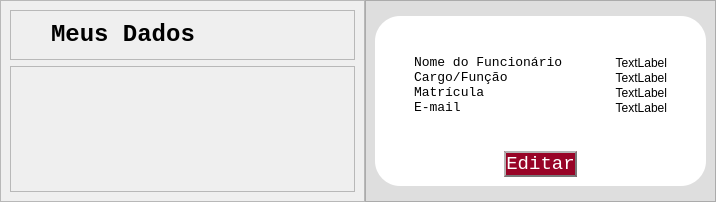
      <widget class="QWidget" name="data_view_pg">
       <layout class="QHBoxLayout" name="horizontalLayout_5">
        <property name="spacing">
         <number>0</number>
        </property>
        <property name="leftMargin">
         <number>0</number>
        </property>
        <property name="topMargin">
         <number>0</number>
        </property>
        <property name="rightMargin">
         <number>0</number>
        </property>
        <property name="bottomMargin">
         <number>0</number>
        </property>
        <item>
         <widget class="QFrame" name="frame_2">
          <property name="minimumSize">
           <size>
            <width>365</width>
            <height>0</height>
           </size>
          </property>
          <property name="maximumSize">
           <size>
            <width>350</width>
            <height>16777215</height>
           </size>
          </property>
          <property name="frameShape">
           <enum>QFrame::StyledPanel</enum>
          </property>
          <property name="frameShadow">
           <enum>QFrame::Raised</enum>
          </property>
          <layout class="QVBoxLayout" name="verticalLayout_16">
           <item>
            <widget class="QFrame" name="title_data_grid">
             <property name="maximumSize">
              <size>
               <width>350</width>
               <height>50</height>
              </size>
             </property>
             <property name="frameShape">
              <enum>QFrame::StyledPanel</enum>
             </property>
             <property name="frameShadow">
              <enum>QFrame::Raised</enum>
             </property>
             <layout class="QVBoxLayout" name="verticalLayout_17">
              <property name="leftMargin">
               <number>40</number>
              </property>
              <property name="topMargin">
               <number>0</number>
              </property>
              <property name="bottomMargin">
               <number>0</number>
              </property>
              <item>
               <widget class="QLabel" name="meus_dados_text">
                <property name="font">
                 <font>
                  <family>Lucida Console</family>
                  <pointsize>18</pointsize>
                  <weight>75</weight>
                  <bold>true</bold>
                 </font>
                </property>
                <property name="text">
                 <string>Meus Dados</string>
                </property>
               </widget>
              </item>
             </layout>
            </widget>
           </item>
           <item>
            <widget class="QFrame" name="user_icon_gride">
             <property name="maximumSize">
              <size>
               <width>350</width>
               <height>16777215</height>
              </size>
             </property>
             <property name="frameShape">
              <enum>QFrame::StyledPanel</enum>
             </property>
             <property name="frameShadow">
              <enum>QFrame::Raised</enum>
             </property>
             <layout class="QHBoxLayout" name="horizontalLayout_6">
              <property name="spacing">
               <number>0</number>
              </property>
              <property name="leftMargin">
               <number>0</number>
              </property>
              <property name="topMargin">
               <number>0</number>
              </property>
              <property name="rightMargin">
               <number>0</number>
              </property>
              <property name="bottomMargin">
               <number>0</number>
              </property>
              <item>
               <widget class="QLabel" name="user_icon">
                <property name="maximumSize">
                 <size>
                  <width>250</width>
                  <height>250</height>
                 </size>
                </property>
                <property name="text">
                 <string/>
                </property>
                <property name="pixmap">
                 <pixmap resource="icons.qrc">:/icons/telas e icons/icons/Bianca/Icones e Imagens/IconeFotoFuncionarioAmpliada.svg</pixmap>
                </property>
                <property name="scaledContents">
                 <bool>true</bool>
                </property>
                <property name="alignment">
                 <set>Qt::AlignCenter</set>
                </property>
               </widget>
              </item>
             </layout>
            </widget>
           </item>
          </layout>
         </widget>
        </item>
        <item>
         <widget class="QFrame" name="frame_3">
          <property name="sizePolicy">
           <sizepolicy hsizetype="Expanding" vsizetype="Preferred">
            <horstretch>0</horstretch>
            <verstretch>0</verstretch>
           </sizepolicy>
          </property>
          <property name="styleSheet">
           <string notr="true">background-color: rgb(222, 222, 222);</string>
          </property>
          <property name="frameShape">
           <enum>QFrame::StyledPanel</enum>
          </property>
          <property name="frameShadow">
           <enum>QFrame::Raised</enum>
          </property>
          <layout class="QVBoxLayout" name="verticalLayout_13">
           <item>
            <widget class="QFrame" name="inferior_adequa">
             <property name="maximumSize">
              <size>
               <width>16777215</width>
               <height>50</height>
              </size>
             </property>
             <property name="frameShape">
              <enum>QFrame::StyledPanel</enum>
             </property>
             <property name="frameShadow">
              <enum>QFrame::Raised</enum>
             </property>
            </widget>
           </item>
           <item>
            <widget class="QFrame" name="frame_9">
             <property name="styleSheet">
              <string notr="true">background-color: rgb(255, 255, 255);
border-radius: 25px;
border-style: outset;
</string>
             </property>
             <property name="frameShape">
              <enum>QFrame::StyledPanel</enum>
             </property>
             <property name="frameShadow">
              <enum>QFrame::Raised</enum>
             </property>
             <layout class="QVBoxLayout" name="verticalLayout_14">
              <item>
               <widget class="QFrame" name="frame_6">
                <property name="styleSheet">
                 <string notr="true">background-color: rgb(255, 255, 255);</string>
                </property>
                <property name="frameShape">
                 <enum>QFrame::StyledPanel</enum>
                </property>
                <property name="frameShadow">
                 <enum>QFrame::Raised</enum>
                </property>
                <layout class="QGridLayout" name="gridLayout">
                 <property name="leftMargin">
                  <number>30</number>
                 </property>
                 <property name="topMargin">
                  <number>30</number>
                 </property>
                 <property name="rightMargin">
                  <number>30</number>
                 </property>
                 <property name="bottomMargin">
                  <number>30</number>
                 </property>
                 <property name="horizontalSpacing">
                  <number>30</number>
                 </property>
                 <property name="verticalSpacing">
                  <number>0</number>
                 </property>
                 <item row="2" column="0">
                  <widget class="QLabel" name="label_11">
                   <property name="font">
                    <font>
                     <family>Lucida Console</family>
                     <pointsize>10</pointsize>
                    </font>
                   </property>
                   <property name="text">
                    <string>Matrícula</string>
                   </property>
                  </widget>
                 </item>
                 <item row="3" column="1">
                  <widget class="QLabel" name="lbl_email">
                   <property name="text">
                    <string>TextLabel</string>
                   </property>
                   <property name="alignment">
                    <set>Qt::AlignRight|Qt::AlignTrailing|Qt::AlignVCenter</set>
                   </property>
                  </widget>
                 </item>
                 <item row="1" column="0">
                  <widget class="QLabel" name="label_10">
                   <property name="font">
                    <font>
                     <family>Lucida Console</family>
                     <pointsize>10</pointsize>
                    </font>
                   </property>
                   <property name="text">
                    <string>Cargo/Função</string>
                   </property>
                  </widget>
                 </item>
                 <item row="2" column="1">
                  <widget class="QLabel" name="lbl_matricula">
                   <property name="text">
                    <string>TextLabel</string>
                   </property>
                   <property name="alignment">
                    <set>Qt::AlignRight|Qt::AlignTrailing|Qt::AlignVCenter</set>
                   </property>
                  </widget>
                 </item>
                 <item row="0" column="0">
                  <widget class="QLabel" name="label_9">
                   <property name="font">
                    <font>
                     <family>Lucida Console</family>
                     <pointsize>10</pointsize>
                    </font>
                   </property>
                   <property name="text">
                    <string>Nome do Funcionário</string>
                   </property>
                  </widget>
                 </item>
                 <item row="1" column="1">
                  <widget class="QLabel" name="lbl_cargo">
                   <property name="text">
                    <string>TextLabel</string>
                   </property>
                   <property name="alignment">
                    <set>Qt::AlignRight|Qt::AlignTrailing|Qt::AlignVCenter</set>
                   </property>
                  </widget>
                 </item>
                 <item row="0" column="1">
                  <widget class="QLabel" name="lbl_nome">
                   <property name="layoutDirection">
                    <enum>Qt::RightToLeft</enum>
                   </property>
                   <property name="text">
                    <string>TextLabel</string>
                   </property>
                   <property name="alignment">
                    <set>Qt::AlignRight|Qt::AlignTrailing|Qt::AlignVCenter</set>
                   </property>
                  </widget>
                 </item>
                 <item row="3" column="0">
                  <widget class="QLabel" name="label_12">
                   <property name="font">
                    <font>
                     <family>Lucida Console</family>
                     <pointsize>10</pointsize>
                     <weight>50</weight>
                     <bold>false</bold>
                    </font>
                   </property>
                   <property name="text">
                    <string>E-mail</string>
                   </property>
                  </widget>
                 </item>
                </layout>
               </widget>
              </item>
              <item>
               <widget class="QFrame" name="frame_7">
                <property name="maximumSize">
                 <size>
                  <width>16777215</width>
                  <height>100</height>
                 </size>
                </property>
                <property name="styleSheet">
                 <string notr="true">background-color: rgb(255, 255, 255);</string>
                </property>
                <property name="frameShape">
                 <enum>QFrame::StyledPanel</enum>
                </property>
                <property name="frameShadow">
                 <enum>QFrame::Raised</enum>
                </property>
                <layout class="QVBoxLayout" name="verticalLayout_15">
                 <property name="spacing">
                  <number>0</number>
                 </property>
                 <property name="leftMargin">
                  <number>120</number>
                 </property>
                 <property name="topMargin">
                  <number>0</number>
                 </property>
                 <property name="rightMargin">
                  <number>120</number>
                 </property>
                 <property name="bottomMargin">
                  <number>0</number>
                 </property>
                 <item>
                  <widget class="QPushButton" name="data_edit_btn">
                   <property name="maximumSize">
                    <size>
                     <width>210</width>
                     <height>45</height>
                    </size>
                   </property>
                   <property name="font">
                    <font>
                     <family>Lucida Console</family>
                     <pointsize>14</pointsize>
                     <weight>50</weight>
                     <bold>false</bold>
                    </font>
                   </property>
                   <property name="cursor">
                    <cursorShape>PointingHandCursor</cursorShape>
                   </property>
                   <property name="styleSheet">
                    <string notr="true">background-color: rgb(152, 4, 39);
color: rgb(255, 255, 255);
border-radius: 20px;
border-style: outset;
border-width: 2px;
border-color: rgb(120, 120, 120);</string>
                   </property>
                   <property name="text">
                    <string>Editar</string>
                   </property>
                  </widget>
                 </item>
                </layout>
               </widget>
              </item>
             </layout>
            </widget>
           </item>
           <item>
            <widget class="QFrame" name="superior_adequar">
             <property name="maximumSize">
              <size>
               <width>16777215</width>
               <height>50</height>
              </size>
             </property>
             <property name="styleSheet">
              <string notr="true">background-color: rgb(222, 222, 222);</string>
             </property>
             <property name="frameShape">
              <enum>QFrame::StyledPanel</enum>
             </property>
             <property name="frameShadow">
              <enum>QFrame::Raised</enum>
             </property>
            </widget>
           </item>
          </layout>
         </widget>
        </item>
       </layout>
      </widget>
